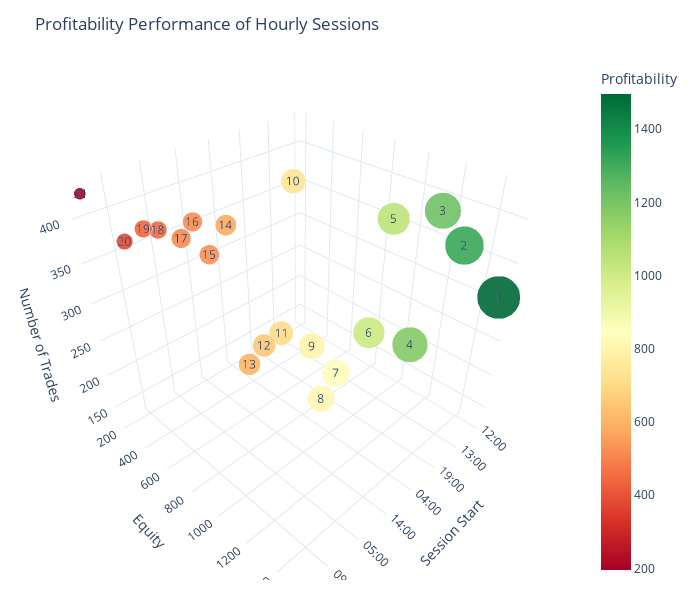

Notebook code for this chart:
### Code cell
import pandas as pd
import plotly.graph_objects as go
from io import StringIO

# ---------------------------
# 1. CSV Data (embedded)
# ---------------------------
csv_data = """
Rank,Session Start,Session End,Equity,Trades
1,20:00,21:00,812.3243254,130
2,19:00,20:00,857.5294073,170
3,14:00,15:00,603.1843095,202
4,18:00,19:00,798.1902598,221
5,15:00,16:00,650.1141337,228
6,13:00,14:00,1175.56929,230
7,17:00,18:00,1010.071902,243
8,16:00,17:00,708.1158584,245
9,12:00,13:00,1495.813783,309
10,1:00,2:00,524.7783349,355
11,11:00,12:00,1313.135488,361
12,7:00,8:00,512.7152816,384
13,8:00,9:00,380.9657206,386
14,0:00,1:00,1049.417423,386
15,6:00,7:00,577.5135022,388
16,2:00,3:00,443.6543421,393
17,5:00,6:00,515.5098371,397
18,10:00,11:00,1216.246919,398
19,9:00,10:00,437.7753629,399
20,3:00,4:00,195.9143007,427
21,4:00,5:00,736.8399835,428
"""

# ---------------------------
# 2. DataFrame
# ---------------------------
df = pd.read_csv(StringIO(csv_data))

# Convert and sort by time
df['Session Start Time'] = pd.to_datetime(df['Session Start'], format='%H:%M')
df = df.sort_values('Session Start Time').reset_index(drop=True)
df['Session Start'] = df['Session Start Time'].dt.strftime('%H:%M')

# ---------------------------
# 3. Recompute Ranking Based on Profitability (Equity)
# ---------------------------
df = df.sort_values('Equity', ascending=False).reset_index(drop=True)
df['Profit Rank'] = df.index + 1  # 1 = highest equity

# ---------------------------
# 4. 3D Scatter (Profitability-Based)
# ---------------------------
fig = go.Figure()

fig.add_trace(go.Scatter3d(
    x=df['Session Start'],
    y=df['Equity'],
    z=df['Trades'],                  # Z-axis = trades (unchanged)
    mode='markers+text',
    text=df['Profit Rank'],          # NEW: profitability-based rank inside bubble
    textposition='middle center',
    marker=dict(
        size=df['Equity'] / df['Equity'].max() * 25 + 5,   # bubble size scaled by profitability
        color=df['Equity'],                                # color = profitability
        colorscale='RdYlGn',                               # more green = more profitable
        opacity=0.90,
        colorbar=dict(title='Profitability')
    ),
    hovertemplate=
        "<b>Session:</b> %{x}<br>" +
        "<b>Equity:</b> %{y}<br>" +
        "<b>Trades:</b> %{z}<br>" +
        "<b>Profit Rank:</b> %{text}<extra></extra>"
))

# ---------------------------
# 5. Layout
# ---------------------------
fig.update_layout(
    title='Profitability Performance of Hourly Sessions',
    template='plotly_white',
    scene=dict(
        xaxis_title='Session Start',
        yaxis_title='Equity',
        zaxis_title='Number of Trades',
        xaxis=dict(tickangle=45)
    ),
    width=700,
    height=600,
    margin=dict(l=20, r=20, t=60, b=20)
)

fig.show()

### Figure 1 — Plotly figure (JSON) as saved in the notebook; plotly's stock layout.template omitted (floating-point values rounded to 4 significant figures)
{"data": [{"hovertemplate": "<b>Session:</b> %{x}<br><b>Equity:</b> %{y}<br><b>Trades:</b> %{z}<br><b>Profit Rank:</b> %{text}<extra></extra>", "marker": {"color": [1496.0, 1313.0, 1216.0, 1176.0, 1049.0, 1010.0, 857.5, 812.3, 798.2, 736.8, 708.1, 650.1, 603.2, 577.5, 524.8, 515.5, 512.7, 443.7, 437.8, 381.0, 195.9], "colorbar": {"title": {"text": "Profitability"}}, "colorscale": [[0, "rgb(165,0,38)"], [0.1, "rgb(215,48,39)"], [0.2, "rgb(244,109,67)"], [0.3, "rgb(253,174,97)"], [0.4, "rgb(254,224,139)"], [0.5, "rgb(255,255,191)"], [0.6, "rgb(217,239,139)"], [0.7, "rgb(166,217,106)"], [0.8, "rgb(102,189,99)"], [0.9, "rgb(26,152,80)"], [1, "rgb(0,104,55)"]], "opacity": 0.9, "size": [30.0, 26.95, 25.33, 24.65, 22.54, 21.88, 19.33, 18.58, 18.34, 17.32, 16.83, 15.87, 15.08, 14.65, 13.77, 13.62, 13.57, 12.41, 12.32, 11.37, 8.274]}, "mode": "markers+text", "text": [1.0, 2.0, 3.0, 4.0, 5.0, 6.0, 7.0, 8.0, 9.0, 10.0, 11.0, 12.0, 13.0, 14.0, 15.0, 16.0, 17.0, 18.0, 19.0, 20.0, 21.0], "textposition": "middle center", "type": "scatter3d", "x": ["12:00", "11:00", "10:00", "13:00", "00:00", "17:00", "19:00", "20:00", "18:00", "04:00", "16:00", "15:00", "14:00", "06:00", "01:00", "05:00", "07:00", "02:00", "09:00", "08:00", "03:00"], "y": [1496.0, 1313.0, 1216.0, 1176.0, 1049.0, 1010.0, 857.5, 812.3, 798.2, 736.8, 708.1, 650.1, 603.2, 577.5, 524.8, 515.5, 512.7, 443.7, 437.8, 381.0, 195.9], "z": [309, 361, 398, 230, 386, 243, 170, 130, 221, 428, 245, 228, 202, 388, 355, 397, 384, 393, 399, 386, 427]}], "layout": {"height": 600, "margin": {"b": 20, "l": 20, "r": 20, "t": 60}, "scene": {"xaxis": {"tickangle": 45, "title": {"text": "Session Start"}}, "yaxis": {"title": {"text": "Equity"}}, "zaxis": {"title": {"text": "Number of Trades"}}}, "title": {"text": "Profitability Performance of Hourly Sessions"}, "width": 700}}
